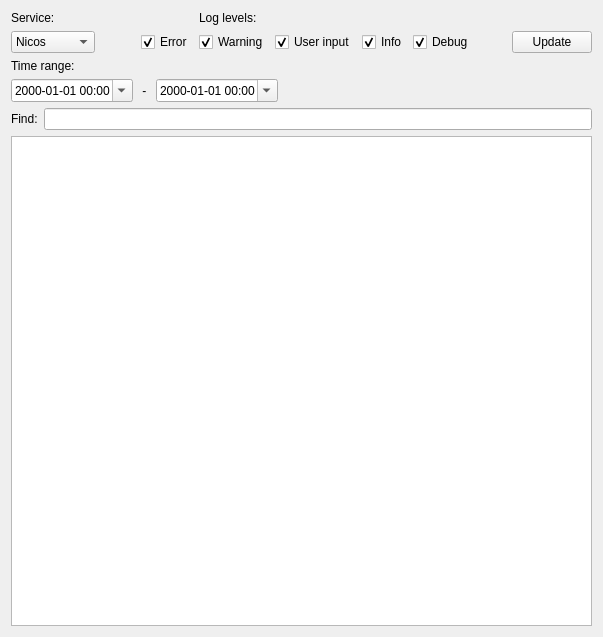
<?xml version="1.0" encoding="UTF-8"?>
<ui version="4.0">
 <class>LogViewerWindow</class>
 <widget class="QWidget" name="LogViewerWindow">
  <property name="geometry">
   <rect>
    <x>0</x>
    <y>0</y>
    <width>603</width>
    <height>637</height>
   </rect>
  </property>
  <property name="windowTitle">
   <string>Form</string>
  </property>
  <layout class="QGridLayout" name="gridLayout_6">
   <item row="0" column="0">
    <layout class="QGridLayout" name="gridLayout_4">
     <item row="0" column="2">
      <layout class="QGridLayout" name="gridLayout">
       <item row="1" column="5">
        <spacer name="horizontalSpacer_2">
         <property name="orientation">
          <enum>Qt::Horizontal</enum>
         </property>
         <property name="sizeHint" stdset="0">
          <size>
           <width>40</width>
           <height>20</height>
          </size>
         </property>
        </spacer>
       </item>
       <item row="1" column="2">
        <widget class="QCheckBox" name="levelInputCheckBox">
         <property name="text">
          <string>User input</string>
         </property>
         <property name="checked">
          <bool>true</bool>
         </property>
        </widget>
       </item>
       <item row="1" column="1">
        <widget class="QCheckBox" name="levelWarningCheckBox">
         <property name="text">
          <string>Warning</string>
         </property>
         <property name="checked">
          <bool>true</bool>
         </property>
        </widget>
       </item>
       <item row="0" column="1">
        <widget class="QLabel" name="label_2">
         <property name="text">
          <string>Log levels:</string>
         </property>
        </widget>
       </item>
       <item row="1" column="4">
        <widget class="QCheckBox" name="levelDebugCheckBox">
         <property name="text">
          <string>Debug</string>
         </property>
         <property name="checked">
          <bool>true</bool>
         </property>
        </widget>
       </item>
       <item row="1" column="3">
        <widget class="QCheckBox" name="levelInfoCheckBox">
         <property name="text">
          <string>Info</string>
         </property>
         <property name="checked">
          <bool>true</bool>
         </property>
        </widget>
       </item>
       <item row="1" column="0">
        <widget class="QCheckBox" name="levelErrorCheckBox">
         <property name="text">
          <string>Error</string>
         </property>
         <property name="checked">
          <bool>true</bool>
         </property>
        </widget>
       </item>
       <item row="1" column="6">
        <widget class="QPushButton" name="updateBtn">
         <property name="text">
          <string>Update</string>
         </property>
        </widget>
       </item>
      </layout>
     </item>
     <item row="0" column="0">
      <layout class="QGridLayout" name="gridLayout_2">
       <item row="0" column="0">
        <widget class="QLabel" name="label">
         <property name="text">
          <string>Service:</string>
         </property>
        </widget>
       </item>
       <item row="1" column="0">
        <widget class="QComboBox" name="serviceComboBox">
         <item>
          <property name="text">
           <string>Nicos</string>
          </property>
         </item>
         <item>
          <property name="text">
           <string>Cache</string>
          </property>
         </item>
         <item>
          <property name="text">
           <string>Daemon</string>
          </property>
         </item>
         <item>
          <property name="text">
           <string>Elog</string>
          </property>
         </item>
         <item>
          <property name="text">
           <string>Poller</string>
          </property>
         </item>
         <item>
          <property name="text">
           <string>Watchdog</string>
          </property>
         </item>
         <item>
          <property name="text">
           <string>Monitor</string>
          </property>
         </item>
        </widget>
       </item>
      </layout>
     </item>
     <item row="0" column="1">
      <spacer name="horizontalSpacer">
       <property name="orientation">
        <enum>Qt::Horizontal</enum>
       </property>
       <property name="sizeType">
        <enum>QSizePolicy::Fixed</enum>
       </property>
       <property name="sizeHint" stdset="0">
        <size>
         <width>40</width>
         <height>20</height>
        </size>
       </property>
      </spacer>
     </item>
    </layout>
   </item>
   <item row="1" column="0">
    <layout class="QGridLayout" name="gridLayout_3">
     <item row="0" column="0">
      <widget class="QLabel" name="label_3">
       <property name="text">
        <string>Time range:</string>
       </property>
      </widget>
     </item>
     <item row="1" column="1">
      <widget class="QLabel" name="label_4">
       <property name="text">
        <string> - </string>
       </property>
      </widget>
     </item>
     <item row="1" column="3">
      <spacer name="horizontalSpacer_3">
       <property name="orientation">
        <enum>Qt::Horizontal</enum>
       </property>
       <property name="sizeHint" stdset="0">
        <size>
         <width>40</width>
         <height>20</height>
        </size>
       </property>
      </spacer>
     </item>
     <item row="1" column="0">
      <widget class="QDateTimeEdit" name="dateTimeEditFrom">
       <property name="displayFormat">
        <string>yyyy-MM-dd HH:mm</string>
       </property>
       <property name="calendarPopup">
        <bool>true</bool>
       </property>
      </widget>
     </item>
     <item row="1" column="2">
      <widget class="QDateTimeEdit" name="dateTimeEditTo">
       <property name="displayFormat">
        <string>yyyy-MM-dd HH:mm</string>
       </property>
       <property name="calendarPopup">
        <bool>true</bool>
       </property>
      </widget>
     </item>
    </layout>
   </item>
   <item row="2" column="0">
    <layout class="QGridLayout" name="gridLayout_5">
     <item row="0" column="0">
      <widget class="QLabel" name="label_5">
       <property name="text">
        <string>Find:</string>
       </property>
      </widget>
     </item>
     <item row="0" column="1">
      <widget class="QLineEdit" name="findLineEdit"/>
     </item>
    </layout>
   </item>
   <item row="3" column="0">
    <widget class="QTextEdit" name="logContent">
     <property name="readOnly">
      <bool>true</bool>
     </property>
    </widget>
   </item>
  </layout>
 </widget>
 <resources>
  <include location="../../../../../resources/nicos-gui.qrc"/>
 </resources>
 <connections>
  <connection>
   <sender>serviceComboBox</sender>
   <signal>currentIndexChanged(QString)</signal>
   <receiver>LogViewerWindow</receiver>
   <slot>updateView()</slot>
   <hints>
    <hint type="sourcelabel">
     <x>104</x>
     <y>52</y>
    </hint>
    <hint type="destinationlabel">
     <x>132</x>
     <y>88</y>
    </hint>
   </hints>
  </connection>
  <connection>
   <sender>levelDebugCheckBox</sender>
   <signal>toggled(bool)</signal>
   <receiver>LogViewerWindow</receiver>
   <slot>updateView()</slot>
   <hints>
    <hint type="sourcelabel">
     <x>478</x>
     <y>48</y>
    </hint>
    <hint type="destinationlabel">
     <x>481</x>
     <y>90</y>
    </hint>
   </hints>
  </connection>
  <connection>
   <sender>levelErrorCheckBox</sender>
   <signal>toggled(bool)</signal>
   <receiver>LogViewerWindow</receiver>
   <slot>updateView()</slot>
   <hints>
    <hint type="sourcelabel">
     <x>208</x>
     <y>48</y>
    </hint>
    <hint type="destinationlabel">
     <x>536</x>
     <y>52</y>
    </hint>
   </hints>
  </connection>
  <connection>
   <sender>levelInfoCheckBox</sender>
   <signal>toggled(bool)</signal>
   <receiver>LogViewerWindow</receiver>
   <slot>updateView()</slot>
   <hints>
    <hint type="sourcelabel">
     <x>414</x>
     <y>48</y>
    </hint>
    <hint type="destinationlabel">
     <x>536</x>
     <y>42</y>
    </hint>
   </hints>
  </connection>
  <connection>
   <sender>levelInputCheckBox</sender>
   <signal>toggled(bool)</signal>
   <receiver>LogViewerWindow</receiver>
   <slot>updateView()</slot>
   <hints>
    <hint type="sourcelabel">
     <x>366</x>
     <y>48</y>
    </hint>
    <hint type="destinationlabel">
     <x>536</x>
     <y>99</y>
    </hint>
   </hints>
  </connection>
  <connection>
   <sender>levelWarningCheckBox</sender>
   <signal>toggled(bool)</signal>
   <receiver>LogViewerWindow</receiver>
   <slot>updateView()</slot>
   <hints>
    <hint type="sourcelabel">
     <x>281</x>
     <y>48</y>
    </hint>
    <hint type="destinationlabel">
     <x>536</x>
     <y>112</y>
    </hint>
   </hints>
  </connection>
  <connection>
   <sender>dateTimeEditTo</sender>
   <signal>editingFinished()</signal>
   <receiver>LogViewerWindow</receiver>
   <slot>updateView()</slot>
   <hints>
    <hint type="sourcelabel">
     <x>298</x>
     <y>102</y>
    </hint>
    <hint type="destinationlabel">
     <x>536</x>
     <y>148</y>
    </hint>
   </hints>
  </connection>
  <connection>
   <sender>dateTimeEditFrom</sender>
   <signal>editingFinished()</signal>
   <receiver>LogViewerWindow</receiver>
   <slot>updateView()</slot>
   <hints>
    <hint type="sourcelabel">
     <x>73</x>
     <y>102</y>
    </hint>
    <hint type="destinationlabel">
     <x>536</x>
     <y>173</y>
    </hint>
   </hints>
  </connection>
  <connection>
   <sender>dateTimeEditFrom</sender>
   <signal>dateTimeChanged(QDateTime)</signal>
   <receiver>LogViewerWindow</receiver>
   <slot>updateView()</slot>
   <hints>
    <hint type="sourcelabel">
     <x>141</x>
     <y>102</y>
    </hint>
    <hint type="destinationlabel">
     <x>530</x>
     <y>4</y>
    </hint>
   </hints>
  </connection>
  <connection>
   <sender>dateTimeEditTo</sender>
   <signal>dateTimeChanged(QDateTime)</signal>
   <receiver>LogViewerWindow</receiver>
   <slot>updateView()</slot>
   <hints>
    <hint type="sourcelabel">
     <x>298</x>
     <y>102</y>
    </hint>
    <hint type="destinationlabel">
     <x>500</x>
     <y>8</y>
    </hint>
   </hints>
  </connection>
  <connection>
   <sender>findLineEdit</sender>
   <signal>returnPressed()</signal>
   <receiver>LogViewerWindow</receiver>
   <slot>findStr()</slot>
   <hints>
    <hint type="sourcelabel">
     <x>484</x>
     <y>132</y>
    </hint>
    <hint type="destinationlabel">
     <x>536</x>
     <y>221</y>
    </hint>
   </hints>
  </connection>
  <connection>
   <sender>findLineEdit</sender>
   <signal>textChanged(QString)</signal>
   <receiver>LogViewerWindow</receiver>
   <slot>findStr()</slot>
   <hints>
    <hint type="sourcelabel">
     <x>265</x>
     <y>132</y>
    </hint>
    <hint type="destinationlabel">
     <x>542</x>
     <y>249</y>
    </hint>
   </hints>
  </connection>
  <connection>
   <sender>updateBtn</sender>
   <signal>clicked()</signal>
   <receiver>LogViewerWindow</receiver>
   <slot>updateView()</slot>
   <hints>
    <hint type="sourcelabel">
     <x>521</x>
     <y>38</y>
    </hint>
    <hint type="destinationlabel">
     <x>598</x>
     <y>73</y>
    </hint>
   </hints>
  </connection>
 </connections>
 <slots>
  <slot>updateView()</slot>
  <slot>findStr()</slot>
 </slots>
</ui>
